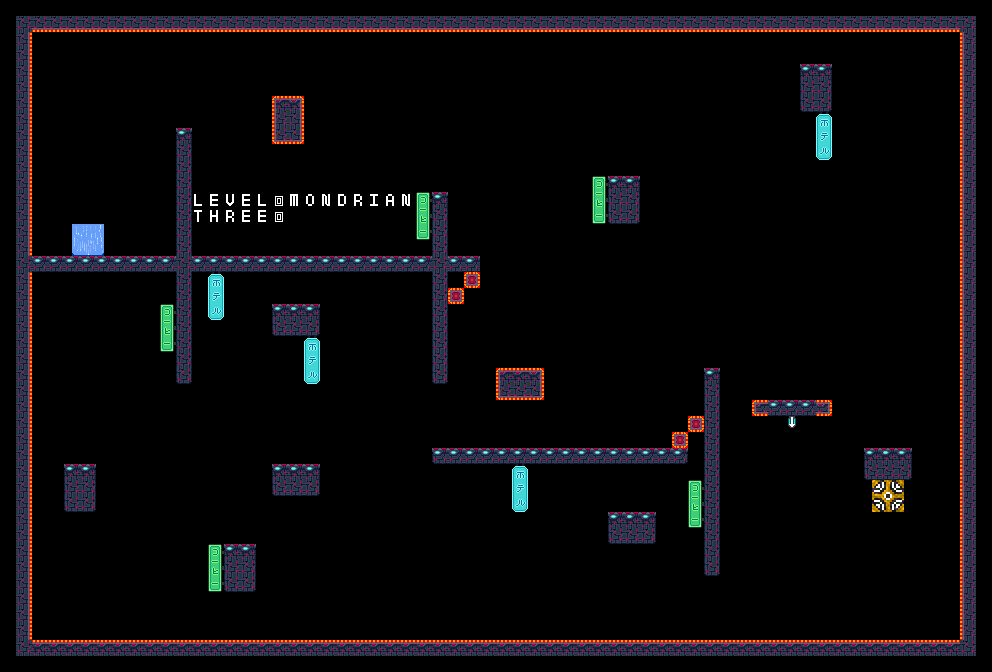

Below is a game level as drawn by its tile map, then a one-line description and the .tmx that defines it (tile-layer data replaced by summaries):
An orthogonal 62x42 tile map with 16x16 px tiles, 5 tile layers (Decoration, Filling, Collision, Wall_of_death, ...), 9 hidden layers not drawn, 11 tilesets and 1 object (up).

<map version="1.10" tiledversion="1.10.2" orientation="orthogonal" renderorder="right-down" width="62" height="42" tilewidth="16" tileheight="16" infinite="0" nextlayerid="22" nextobjectid="2">
 <properties>
  <property name="Name" value="Mondrian" />
 </properties>
 <tileset firstgid="1" source="../tilesets/01_utilities.tsx" />
 <tileset firstgid="3" source="../tilesets/02_portal.tsx" />
 <tileset firstgid="27" source="../tilesets/03_futuristic_city.tsx" />
 <tileset firstgid="51" source="../tilesets/04_gravity_switch.tsx" />
 <tileset firstgid="67" source="../tilesets/05_gravity_flow.tsx" />
 <tileset firstgid="79" source="../tilesets/06_wall_of_death.tsx" />
 <tileset firstgid="95" source="../tilesets/07_gravity_walls.tsx" />
 <tileset firstgid="143" source="../tilesets/08_gravity_walls_open.tsx" />
 <tileset firstgid="191" source="../tilesets/09_arrow.tsx" />
 <tileset firstgid="195" source="../tilesets/10_alpha.tsx" />
 <tileset firstgid="225" source="../tilesets/11_alpha_key.tsx" />
 <objectgroup id="12" name="gravity_walls" visible="0" locked="1" />
 <objectgroup id="9" name="gravity_switch" locked="1">
  <object id="1" type="up" x="788" y="416" width="8" height="12">
   <properties>
    <property name="height" type="int" value="12" />
    <property name="width" type="int" value="8" />
   </properties>
  </object>
 </objectgroup>
 <layer id="21" name="Gw_orange_open" width="62" height="42" visible="0" locked="1">
  <data>[2604 cells, 0 non-empty, 0 distinct tile ids]</data>
 </layer>
 <layer id="20" name="Gw_green_open" width="62" height="42" visible="0" locked="1">
  <data>[2604 cells, 0 non-empty, 0 distinct tile ids]</data>
 </layer>
 <layer id="19" name="Gw_rose_open" width="62" height="42" visible="0" locked="1">
  <data>[2604 cells, 0 non-empty, 0 distinct tile ids]</data>
 </layer>
 <layer id="18" name="Gw_blue_open" width="62" height="42" visible="0" locked="1">
  <data>[2604 cells, 0 non-empty, 0 distinct tile ids]</data>
 </layer>
 <layer id="16" name="Gw_orange" width="62" height="42" visible="0" locked="1">
  <data>[2604 cells, 0 non-empty, 0 distinct tile ids]</data>
 </layer>
 <layer id="15" name="Gw_green" width="62" height="42" visible="0" locked="1">
  <data>[2604 cells, 0 non-empty, 0 distinct tile ids]</data>
 </layer>
 <layer id="14" name="Gw_rose" width="62" height="42" visible="0" locked="1">
  <data>[2604 cells, 0 non-empty, 0 distinct tile ids]</data>
 </layer>
 <layer id="13" name="Gw_blue" width="62" height="42" visible="0" locked="1">
  <data>[2604 cells, 0 non-empty, 0 distinct tile ids]</data>
 </layer>
 <layer id="11" name="Decoration" class="visible" width="62" height="42" locked="1">
  <data>[2604 cells, 27 non-empty, 6 distinct tile ids]</data>
 </layer>
 <layer id="10" name="Filling" class="visible" width="62" height="42" locked="1">
  <data>[2604 cells, 28 non-empty, 15 distinct tile ids]</data>
 </layer>
 <layer id="8" name="Collision" width="62" height="42" locked="1">
  <data>[2604 cells, 132 non-empty, 14 distinct tile ids]</data>
 </layer>
 <layer id="5" name="Wall_of_death" width="62" height="42" locked="1">
  <data>[2604 cells, 209 non-empty, 11 distinct tile ids]</data>
 </layer>
 <layer id="2" name="Border" width="62" height="42" visible="0" locked="1">
  <data>[2604 cells, 200 non-empty, 1 distinct tile ids]</data>
 </layer>
 <layer id="1" name="IO" width="62" height="42" locked="1">
  <data>[2604 cells, 12 non-empty, 12 distinct tile ids]</data>
 </layer>
</map>
